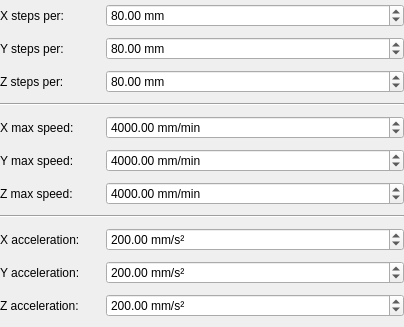
<?xml version="1.0" encoding="UTF-8"?>
<ui version="4.0">
 <class>EngraverMovementSettingsWidget</class>
 <widget class="QWidget" name="EngraverMovementSettingsWidget">
  <property name="geometry">
   <rect>
    <x>0</x>
    <y>0</y>
    <width>404</width>
    <height>327</height>
   </rect>
  </property>
  <property name="windowTitle">
   <string>Form</string>
  </property>
  <layout class="QVBoxLayout" name="verticalLayout">
   <property name="leftMargin">
    <number>0</number>
   </property>
   <property name="topMargin">
    <number>0</number>
   </property>
   <property name="rightMargin">
    <number>0</number>
   </property>
   <property name="bottomMargin">
    <number>0</number>
   </property>
   <item>
    <layout class="QHBoxLayout" name="horizontalLayout_10">
     <item>
      <widget class="QLabel" name="label_9">
       <property name="minimumSize">
        <size>
         <width>100</width>
         <height>0</height>
        </size>
       </property>
       <property name="text">
        <string>X steps per: </string>
       </property>
      </widget>
     </item>
     <item>
      <widget class="QDoubleSpinBox" name="x_steps">
       <property name="sizePolicy">
        <sizepolicy hsizetype="Expanding" vsizetype="Fixed">
         <horstretch>0</horstretch>
         <verstretch>0</verstretch>
        </sizepolicy>
       </property>
       <property name="prefix">
        <string/>
       </property>
       <property name="suffix">
        <string> mm</string>
       </property>
       <property name="maximum">
        <double>10000.000000000000000</double>
       </property>
       <property name="stepType">
        <enum>QAbstractSpinBox::AdaptiveDecimalStepType</enum>
       </property>
       <property name="value">
        <double>80.000000000000000</double>
       </property>
      </widget>
     </item>
    </layout>
   </item>
   <item>
    <layout class="QHBoxLayout" name="horizontalLayout_11">
     <item>
      <widget class="QLabel" name="label_10">
       <property name="minimumSize">
        <size>
         <width>100</width>
         <height>0</height>
        </size>
       </property>
       <property name="text">
        <string>Y steps per: </string>
       </property>
      </widget>
     </item>
     <item>
      <widget class="QDoubleSpinBox" name="y_steps">
       <property name="sizePolicy">
        <sizepolicy hsizetype="Expanding" vsizetype="Fixed">
         <horstretch>0</horstretch>
         <verstretch>0</verstretch>
        </sizepolicy>
       </property>
       <property name="prefix">
        <string/>
       </property>
       <property name="suffix">
        <string> mm</string>
       </property>
       <property name="maximum">
        <double>10000.000000000000000</double>
       </property>
       <property name="stepType">
        <enum>QAbstractSpinBox::AdaptiveDecimalStepType</enum>
       </property>
       <property name="value">
        <double>80.000000000000000</double>
       </property>
      </widget>
     </item>
    </layout>
   </item>
   <item>
    <layout class="QHBoxLayout" name="horizontalLayout_12">
     <item>
      <widget class="QLabel" name="label_11">
       <property name="minimumSize">
        <size>
         <width>100</width>
         <height>0</height>
        </size>
       </property>
       <property name="text">
        <string>Z steps per: </string>
       </property>
      </widget>
     </item>
     <item>
      <widget class="QDoubleSpinBox" name="z_steps">
       <property name="sizePolicy">
        <sizepolicy hsizetype="Expanding" vsizetype="Fixed">
         <horstretch>0</horstretch>
         <verstretch>0</verstretch>
        </sizepolicy>
       </property>
       <property name="prefix">
        <string/>
       </property>
       <property name="suffix">
        <string> mm</string>
       </property>
       <property name="maximum">
        <double>10000.000000000000000</double>
       </property>
       <property name="stepType">
        <enum>QAbstractSpinBox::AdaptiveDecimalStepType</enum>
       </property>
       <property name="value">
        <double>80.000000000000000</double>
       </property>
      </widget>
     </item>
    </layout>
   </item>
   <item>
    <widget class="Line" name="line">
     <property name="orientation">
      <enum>Qt::Horizontal</enum>
     </property>
    </widget>
   </item>
   <item>
    <layout class="QHBoxLayout" name="horizontalLayout_13">
     <item>
      <widget class="QLabel" name="label_12">
       <property name="minimumSize">
        <size>
         <width>100</width>
         <height>0</height>
        </size>
       </property>
       <property name="text">
        <string>X max speed: </string>
       </property>
      </widget>
     </item>
     <item>
      <widget class="QDoubleSpinBox" name="x_max_speed">
       <property name="sizePolicy">
        <sizepolicy hsizetype="Expanding" vsizetype="Fixed">
         <horstretch>0</horstretch>
         <verstretch>0</verstretch>
        </sizepolicy>
       </property>
       <property name="prefix">
        <string/>
       </property>
       <property name="suffix">
        <string> mm/min</string>
       </property>
       <property name="maximum">
        <double>10000.000000000000000</double>
       </property>
       <property name="stepType">
        <enum>QAbstractSpinBox::AdaptiveDecimalStepType</enum>
       </property>
       <property name="value">
        <double>4000.000000000000000</double>
       </property>
      </widget>
     </item>
    </layout>
   </item>
   <item>
    <layout class="QHBoxLayout" name="horizontalLayout_14">
     <item>
      <widget class="QLabel" name="label_13">
       <property name="minimumSize">
        <size>
         <width>100</width>
         <height>0</height>
        </size>
       </property>
       <property name="text">
        <string>Y max speed: </string>
       </property>
      </widget>
     </item>
     <item>
      <widget class="QDoubleSpinBox" name="y_max_speed">
       <property name="sizePolicy">
        <sizepolicy hsizetype="Expanding" vsizetype="Fixed">
         <horstretch>0</horstretch>
         <verstretch>0</verstretch>
        </sizepolicy>
       </property>
       <property name="prefix">
        <string/>
       </property>
       <property name="suffix">
        <string> mm/min</string>
       </property>
       <property name="maximum">
        <double>10000.000000000000000</double>
       </property>
       <property name="stepType">
        <enum>QAbstractSpinBox::AdaptiveDecimalStepType</enum>
       </property>
       <property name="value">
        <double>4000.000000000000000</double>
       </property>
      </widget>
     </item>
    </layout>
   </item>
   <item>
    <layout class="QHBoxLayout" name="horizontalLayout_15">
     <item>
      <widget class="QLabel" name="label_14">
       <property name="minimumSize">
        <size>
         <width>100</width>
         <height>0</height>
        </size>
       </property>
       <property name="text">
        <string>Z max speed: </string>
       </property>
      </widget>
     </item>
     <item>
      <widget class="QDoubleSpinBox" name="z_max_speed">
       <property name="sizePolicy">
        <sizepolicy hsizetype="Expanding" vsizetype="Fixed">
         <horstretch>0</horstretch>
         <verstretch>0</verstretch>
        </sizepolicy>
       </property>
       <property name="prefix">
        <string/>
       </property>
       <property name="suffix">
        <string> mm/min</string>
       </property>
       <property name="maximum">
        <double>10000.000000000000000</double>
       </property>
       <property name="stepType">
        <enum>QAbstractSpinBox::AdaptiveDecimalStepType</enum>
       </property>
       <property name="value">
        <double>4000.000000000000000</double>
       </property>
      </widget>
     </item>
    </layout>
   </item>
   <item>
    <widget class="Line" name="line_2">
     <property name="orientation">
      <enum>Qt::Horizontal</enum>
     </property>
    </widget>
   </item>
   <item>
    <layout class="QHBoxLayout" name="horizontalLayout_16">
     <item>
      <widget class="QLabel" name="label_15">
       <property name="minimumSize">
        <size>
         <width>100</width>
         <height>0</height>
        </size>
       </property>
       <property name="text">
        <string>X acceleration: </string>
       </property>
      </widget>
     </item>
     <item>
      <widget class="QDoubleSpinBox" name="x_acceleration">
       <property name="sizePolicy">
        <sizepolicy hsizetype="Expanding" vsizetype="Fixed">
         <horstretch>0</horstretch>
         <verstretch>0</verstretch>
        </sizepolicy>
       </property>
       <property name="prefix">
        <string/>
       </property>
       <property name="suffix">
        <string> mm/s²</string>
       </property>
       <property name="maximum">
        <double>10000.000000000000000</double>
       </property>
       <property name="stepType">
        <enum>QAbstractSpinBox::AdaptiveDecimalStepType</enum>
       </property>
       <property name="value">
        <double>200.000000000000000</double>
       </property>
      </widget>
     </item>
    </layout>
   </item>
   <item>
    <layout class="QHBoxLayout" name="horizontalLayout_17">
     <item>
      <widget class="QLabel" name="label_16">
       <property name="minimumSize">
        <size>
         <width>100</width>
         <height>0</height>
        </size>
       </property>
       <property name="text">
        <string>Y acceleration: </string>
       </property>
      </widget>
     </item>
     <item>
      <widget class="QDoubleSpinBox" name="y_acceleration">
       <property name="sizePolicy">
        <sizepolicy hsizetype="Expanding" vsizetype="Fixed">
         <horstretch>0</horstretch>
         <verstretch>0</verstretch>
        </sizepolicy>
       </property>
       <property name="prefix">
        <string/>
       </property>
       <property name="suffix">
        <string> mm/s²</string>
       </property>
       <property name="maximum">
        <double>10000.000000000000000</double>
       </property>
       <property name="stepType">
        <enum>QAbstractSpinBox::AdaptiveDecimalStepType</enum>
       </property>
       <property name="value">
        <double>200.000000000000000</double>
       </property>
      </widget>
     </item>
    </layout>
   </item>
   <item>
    <layout class="QHBoxLayout" name="horizontalLayout_18">
     <item>
      <widget class="QLabel" name="label_17">
       <property name="minimumSize">
        <size>
         <width>100</width>
         <height>0</height>
        </size>
       </property>
       <property name="text">
        <string>Z acceleration: </string>
       </property>
      </widget>
     </item>
     <item>
      <widget class="QDoubleSpinBox" name="z_acceleration">
       <property name="sizePolicy">
        <sizepolicy hsizetype="Expanding" vsizetype="Fixed">
         <horstretch>0</horstretch>
         <verstretch>0</verstretch>
        </sizepolicy>
       </property>
       <property name="prefix">
        <string/>
       </property>
       <property name="suffix">
        <string> mm/s²</string>
       </property>
       <property name="maximum">
        <double>10000.000000000000000</double>
       </property>
       <property name="stepType">
        <enum>QAbstractSpinBox::AdaptiveDecimalStepType</enum>
       </property>
       <property name="value">
        <double>200.000000000000000</double>
       </property>
      </widget>
     </item>
    </layout>
   </item>
  </layout>
 </widget>
 <resources/>
 <connections/>
</ui>
